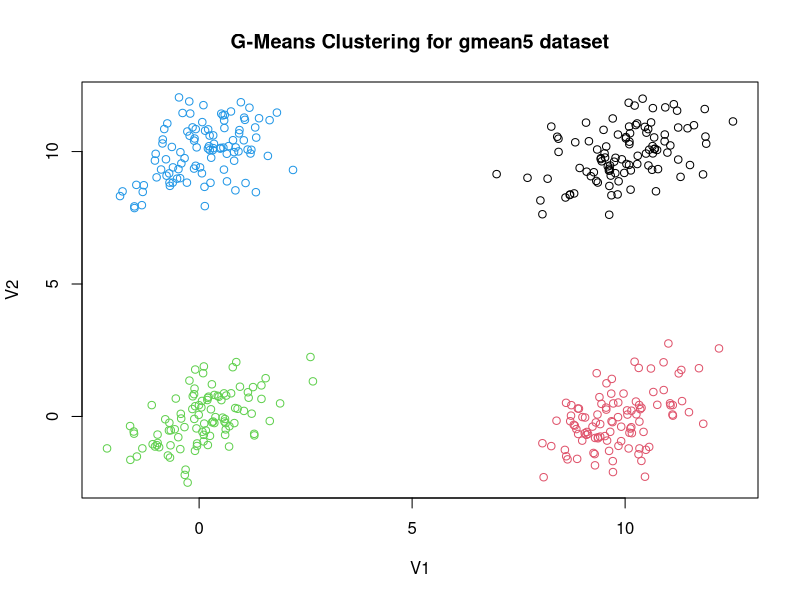
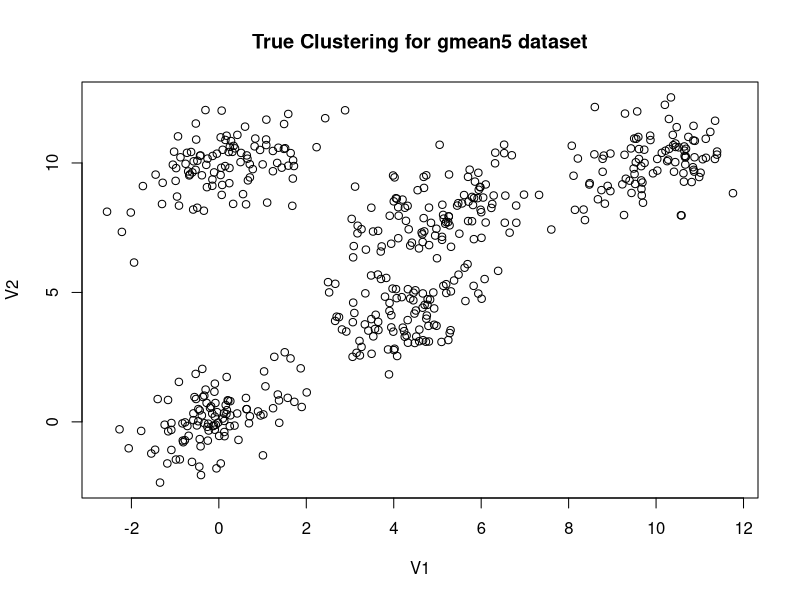

Write R code to recreate these figures, in order.
df <- read.csv(file = "output.csv", header = FALSE)
data <- df[, -ncol(df)]
labels <- df[, ncol(df)]
plot(data, col = labels)
title(main = "G-Means Clustering for gmean5 dataset")

df <- read.csv(file = "data/gmean5.csv", header = FALSE)
plot(df)
title(main = "True Clustering for gmean5 dataset")
